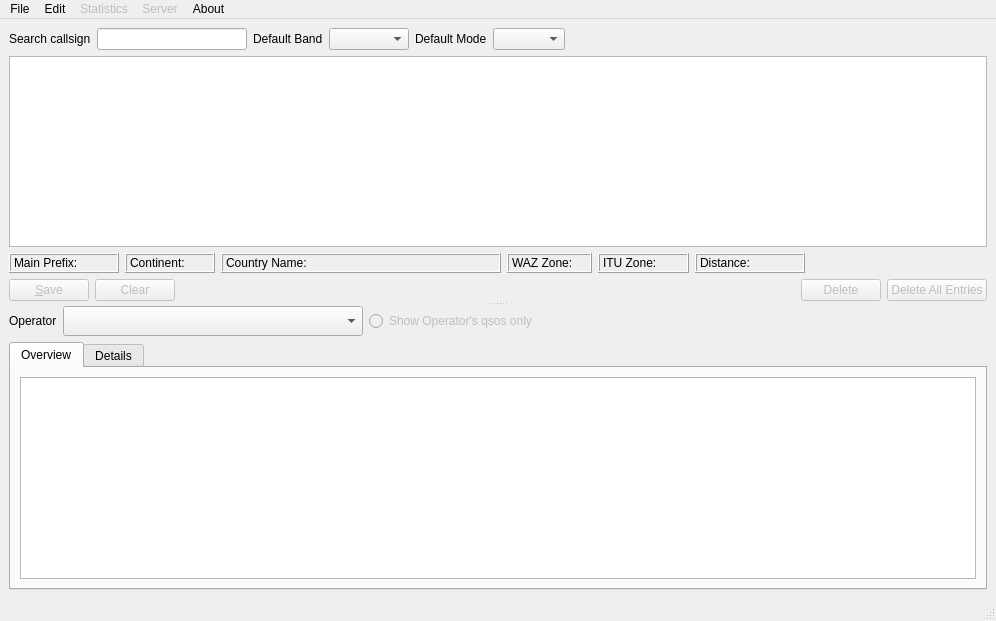
<?xml version="1.0" encoding="UTF-8"?>
<ui version="4.0">
 <author>Volker Schroer</author>
 <class>MainWindow</class>
 <widget class="QMainWindow" name="MainWindow">
  <property name="geometry">
   <rect>
    <x>0</x>
    <y>0</y>
    <width>996</width>
    <height>621</height>
   </rect>
  </property>
  <property name="sizePolicy">
   <sizepolicy hsizetype="Expanding" vsizetype="Expanding">
    <horstretch>0</horstretch>
    <verstretch>0</verstretch>
   </sizepolicy>
  </property>
  <property name="minimumSize">
   <size>
    <width>600</width>
    <height>400</height>
   </size>
  </property>
  <property name="sizeIncrement">
   <size>
    <width>15</width>
    <height>10</height>
   </size>
  </property>
  <property name="windowTitle">
   <string>LinLogBook</string>
  </property>
  <property name="windowIcon">
   <iconset>
    <normaloff>.</normaloff>.</iconset>
  </property>
  <property name="animated">
   <bool>true</bool>
  </property>
  <widget class="QWidget" name="centralwidget">
   <property name="sizePolicy">
    <sizepolicy hsizetype="Expanding" vsizetype="Expanding">
     <horstretch>0</horstretch>
     <verstretch>0</verstretch>
    </sizepolicy>
   </property>
   <property name="minimumSize">
    <size>
     <width>600</width>
     <height>350</height>
    </size>
   </property>
   <layout class="QGridLayout" name="gridLayout">
    <item row="0" column="0">
     <widget class="QSplitter" name="splitter">
      <property name="cursor">
       <cursorShape>ArrowCursor</cursorShape>
      </property>
      <property name="frameShape">
       <enum>QFrame::NoFrame</enum>
      </property>
      <property name="frameShadow">
       <enum>QFrame::Plain</enum>
      </property>
      <property name="lineWidth">
       <number>1</number>
      </property>
      <property name="midLineWidth">
       <number>0</number>
      </property>
      <property name="orientation">
       <enum>Qt::Vertical</enum>
      </property>
      <property name="handleWidth">
       <number>5</number>
      </property>
      <property name="childrenCollapsible">
       <bool>false</bool>
      </property>
      <widget class="QWidget" name="layoutWidget">
       <layout class="QVBoxLayout" name="verticalLayout_2">
        <item>
         <layout class="QHBoxLayout" name="horizontalLayout_2">
          <item>
           <widget class="QLabel" name="label">
            <property name="sizePolicy">
             <sizepolicy hsizetype="Preferred" vsizetype="Fixed">
              <horstretch>0</horstretch>
              <verstretch>0</verstretch>
             </sizepolicy>
            </property>
            <property name="minimumSize">
             <size>
              <width>50</width>
              <height>20</height>
             </size>
            </property>
            <property name="text">
             <string>Search callsign</string>
            </property>
            <property name="textFormat">
             <enum>Qt::PlainText</enum>
            </property>
            <property name="scaledContents">
             <bool>false</bool>
            </property>
            <property name="alignment">
             <set>Qt::AlignLeading|Qt::AlignLeft|Qt::AlignVCenter</set>
            </property>
            <property name="indent">
             <number>0</number>
            </property>
            <property name="textInteractionFlags">
             <set>Qt::NoTextInteraction</set>
            </property>
           </widget>
          </item>
          <item>
           <widget class="QLineEdit" name="findCallsign">
            <property name="minimumSize">
             <size>
              <width>100</width>
              <height>0</height>
             </size>
            </property>
            <property name="maximumSize">
             <size>
              <width>150</width>
              <height>16777215</height>
             </size>
            </property>
           </widget>
          </item>
          <item>
           <widget class="QLabel" name="label_2">
            <property name="sizePolicy">
             <sizepolicy hsizetype="Minimum" vsizetype="Fixed">
              <horstretch>0</horstretch>
              <verstretch>0</verstretch>
             </sizepolicy>
            </property>
            <property name="text">
             <string>Default Band</string>
            </property>
           </widget>
          </item>
          <item>
           <widget class="QComboBox" name="defaultBand">
            <property name="minimumSize">
             <size>
              <width>80</width>
              <height>0</height>
             </size>
            </property>
            <property name="sizeAdjustPolicy">
             <enum>QComboBox::AdjustToContents</enum>
            </property>
           </widget>
          </item>
          <item>
           <widget class="QLabel" name="label_3">
            <property name="sizePolicy">
             <sizepolicy hsizetype="Minimum" vsizetype="Fixed">
              <horstretch>0</horstretch>
              <verstretch>0</verstretch>
             </sizepolicy>
            </property>
            <property name="text">
             <string>Default Mode</string>
            </property>
           </widget>
          </item>
          <item>
           <widget class="QComboBox" name="defaultMode"/>
          </item>
          <item>
           <spacer>
            <property name="orientation">
             <enum>Qt::Horizontal</enum>
            </property>
            <property name="sizeHint" stdset="0">
             <size>
              <width>13</width>
              <height>20</height>
             </size>
            </property>
           </spacer>
          </item>
         </layout>
        </item>
        <item>
         <widget class="EditQsoView" name="editQsoRecord">
          <property name="sizePolicy">
           <sizepolicy hsizetype="Expanding" vsizetype="MinimumExpanding">
            <horstretch>1</horstretch>
            <verstretch>1</verstretch>
           </sizepolicy>
          </property>
          <property name="minimumSize">
           <size>
            <width>500</width>
            <height>80</height>
           </size>
          </property>
          <property name="sizeIncrement">
           <size>
            <width>10</width>
            <height>1</height>
           </size>
          </property>
          <property name="baseSize">
           <size>
            <width>0</width>
            <height>0</height>
           </size>
          </property>
         </widget>
        </item>
        <item>
         <layout class="QHBoxLayout">
          <item>
           <widget class="QLabel" name="mainPrefix">
            <property name="minimumSize">
             <size>
              <width>110</width>
              <height>0</height>
             </size>
            </property>
            <property name="contextMenuPolicy">
             <enum>Qt::NoContextMenu</enum>
            </property>
            <property name="frameShape">
             <enum>QFrame::Box</enum>
            </property>
            <property name="frameShadow">
             <enum>QFrame::Raised</enum>
            </property>
            <property name="text">
             <string>Main Prefix:</string>
            </property>
            <property name="textFormat">
             <enum>Qt::PlainText</enum>
            </property>
            <property name="textInteractionFlags">
             <set>Qt::NoTextInteraction</set>
            </property>
           </widget>
          </item>
          <item>
           <widget class="QLabel" name="continent">
            <property name="minimumSize">
             <size>
              <width>90</width>
              <height>0</height>
             </size>
            </property>
            <property name="frameShape">
             <enum>QFrame::Box</enum>
            </property>
            <property name="frameShadow">
             <enum>QFrame::Raised</enum>
            </property>
            <property name="text">
             <string>Continent: </string>
            </property>
           </widget>
          </item>
          <item>
           <widget class="QLabel" name="countryName">
            <property name="minimumSize">
             <size>
              <width>280</width>
              <height>0</height>
             </size>
            </property>
            <property name="frameShape">
             <enum>QFrame::Box</enum>
            </property>
            <property name="frameShadow">
             <enum>QFrame::Raised</enum>
            </property>
            <property name="text">
             <string>Country Name:</string>
            </property>
            <property name="textFormat">
             <enum>Qt::PlainText</enum>
            </property>
            <property name="textInteractionFlags">
             <set>Qt::NoTextInteraction</set>
            </property>
           </widget>
          </item>
          <item>
           <widget class="QLabel" name="wazZone">
            <property name="minimumSize">
             <size>
              <width>85</width>
              <height>0</height>
             </size>
            </property>
            <property name="frameShape">
             <enum>QFrame::Box</enum>
            </property>
            <property name="frameShadow">
             <enum>QFrame::Raised</enum>
            </property>
            <property name="text">
             <string>WAZ Zone:</string>
            </property>
            <property name="textFormat">
             <enum>Qt::PlainText</enum>
            </property>
           </widget>
          </item>
          <item>
           <widget class="QLabel" name="ituZone">
            <property name="minimumSize">
             <size>
              <width>91</width>
              <height>0</height>
             </size>
            </property>
            <property name="frameShape">
             <enum>QFrame::Box</enum>
            </property>
            <property name="frameShadow">
             <enum>QFrame::Raised</enum>
            </property>
            <property name="text">
             <string>ITU Zone:</string>
            </property>
            <property name="textFormat">
             <enum>Qt::PlainText</enum>
            </property>
           </widget>
          </item>
          <item>
           <widget class="QLabel" name="distanceValue">
            <property name="minimumSize">
             <size>
              <width>110</width>
              <height>0</height>
             </size>
            </property>
            <property name="frameShape">
             <enum>QFrame::Box</enum>
            </property>
            <property name="frameShadow">
             <enum>QFrame::Raised</enum>
            </property>
            <property name="text">
             <string>Distance: </string>
            </property>
           </widget>
          </item>
          <item>
           <spacer>
            <property name="orientation">
             <enum>Qt::Horizontal</enum>
            </property>
            <property name="sizeHint" stdset="0">
             <size>
              <width>21</width>
              <height>20</height>
             </size>
            </property>
           </spacer>
          </item>
         </layout>
        </item>
        <item>
         <layout class="QHBoxLayout" name="horizontalLayout">
          <item>
           <widget class="QPushButton" name="saveRecord">
            <property name="enabled">
             <bool>false</bool>
            </property>
            <property name="sizePolicy">
             <sizepolicy hsizetype="Preferred" vsizetype="Fixed">
              <horstretch>0</horstretch>
              <verstretch>0</verstretch>
             </sizepolicy>
            </property>
            <property name="minimumSize">
             <size>
              <width>50</width>
              <height>20</height>
             </size>
            </property>
            <property name="maximumSize">
             <size>
              <width>16777215</width>
              <height>16777215</height>
             </size>
            </property>
            <property name="sizeIncrement">
             <size>
              <width>0</width>
              <height>0</height>
             </size>
            </property>
            <property name="baseSize">
             <size>
              <width>50</width>
              <height>20</height>
             </size>
            </property>
            <property name="text">
             <string>&amp;Save</string>
            </property>
            <property name="shortcut">
             <string>Alt+S</string>
            </property>
           </widget>
          </item>
          <item>
           <widget class="QPushButton" name="clearRecord">
            <property name="enabled">
             <bool>false</bool>
            </property>
            <property name="sizePolicy">
             <sizepolicy hsizetype="Preferred" vsizetype="Fixed">
              <horstretch>0</horstretch>
              <verstretch>0</verstretch>
             </sizepolicy>
            </property>
            <property name="minimumSize">
             <size>
              <width>40</width>
              <height>20</height>
             </size>
            </property>
            <property name="sizeIncrement">
             <size>
              <width>0</width>
              <height>0</height>
             </size>
            </property>
            <property name="baseSize">
             <size>
              <width>40</width>
              <height>20</height>
             </size>
            </property>
            <property name="text">
             <string>Clear</string>
            </property>
           </widget>
          </item>
          <item>
           <spacer>
            <property name="orientation">
             <enum>Qt::Horizontal</enum>
            </property>
            <property name="sizeHint" stdset="0">
             <size>
              <width>30</width>
              <height>20</height>
             </size>
            </property>
           </spacer>
          </item>
          <item>
           <widget class="QPushButton" name="deleteRecord">
            <property name="enabled">
             <bool>false</bool>
            </property>
            <property name="sizePolicy">
             <sizepolicy hsizetype="Preferred" vsizetype="Fixed">
              <horstretch>5</horstretch>
              <verstretch>0</verstretch>
             </sizepolicy>
            </property>
            <property name="maximumSize">
             <size>
              <width>80</width>
              <height>16777215</height>
             </size>
            </property>
            <property name="baseSize">
             <size>
              <width>50</width>
              <height>20</height>
             </size>
            </property>
            <property name="text">
             <string>Delete</string>
            </property>
           </widget>
          </item>
          <item>
           <widget class="QPushButton" name="deleteAll">
            <property name="enabled">
             <bool>false</bool>
            </property>
            <property name="minimumSize">
             <size>
              <width>100</width>
              <height>0</height>
             </size>
            </property>
            <property name="baseSize">
             <size>
              <width>100</width>
              <height>0</height>
             </size>
            </property>
            <property name="text">
             <string>Delete All Entries</string>
            </property>
           </widget>
          </item>
         </layout>
        </item>
       </layout>
      </widget>
      <widget class="QWidget" name="layoutWidget1">
       <layout class="QVBoxLayout" name="verticalLayout_3">
        <item>
         <layout class="QHBoxLayout" name="horizontalLayout_3">
          <item>
           <widget class="QLabel" name="localOp">
            <property name="minimumSize">
             <size>
              <width>0</width>
              <height>30</height>
             </size>
            </property>
            <property name="text">
             <string>Operator</string>
            </property>
           </widget>
          </item>
          <item>
           <widget class="QComboBox" name="opCallsign">
            <property name="sizePolicy">
             <sizepolicy hsizetype="Minimum" vsizetype="Preferred">
              <horstretch>10</horstretch>
              <verstretch>0</verstretch>
             </sizepolicy>
            </property>
            <property name="minimumSize">
             <size>
              <width>50</width>
              <height>30</height>
             </size>
            </property>
            <property name="maximumSize">
             <size>
              <width>300</width>
              <height>16777215</height>
             </size>
            </property>
            <property name="sizeAdjustPolicy">
             <enum>QComboBox::AdjustToContents</enum>
            </property>
            <property name="minimumContentsLength">
             <number>100</number>
            </property>
           </widget>
          </item>
          <item>
           <widget class="QRadioButton" name="showAllQsos">
            <property name="enabled">
             <bool>false</bool>
            </property>
            <property name="sizePolicy">
             <sizepolicy hsizetype="Minimum" vsizetype="Preferred">
              <horstretch>0</horstretch>
              <verstretch>0</verstretch>
             </sizepolicy>
            </property>
            <property name="minimumSize">
             <size>
              <width>0</width>
              <height>30</height>
             </size>
            </property>
            <property name="toolTip">
             <string>Shows all / only selected Ops qsos</string>
            </property>
            <property name="text">
             <string>Show Operator's qsos only</string>
            </property>
           </widget>
          </item>
          <item>
           <spacer name="horizontalSpacer_2">
            <property name="orientation">
             <enum>Qt::Horizontal</enum>
            </property>
            <property name="sizeHint" stdset="0">
             <size>
              <width>10</width>
              <height>20</height>
             </size>
            </property>
           </spacer>
          </item>
         </layout>
        </item>
        <item>
         <widget class="QTabWidget" name="differentViews">
          <property name="currentIndex">
           <number>0</number>
          </property>
          <widget class="QWidget" name="widget2">
           <attribute name="title">
            <string>Overview</string>
           </attribute>
           <layout class="QVBoxLayout" name="verticalLayout">
            <item>
             <widget class="QTableView" name="qsoList">
              <property name="sizePolicy">
               <sizepolicy hsizetype="Expanding" vsizetype="Expanding">
                <horstretch>2</horstretch>
                <verstretch>1</verstretch>
               </sizepolicy>
              </property>
              <property name="minimumSize">
               <size>
                <width>0</width>
                <height>200</height>
               </size>
              </property>
              <property name="sizeIncrement">
               <size>
                <width>10</width>
                <height>10</height>
               </size>
              </property>
              <property name="baseSize">
               <size>
                <width>580</width>
                <height>150</height>
               </size>
              </property>
              <property name="sortingEnabled">
               <bool>true</bool>
              </property>
             </widget>
            </item>
           </layout>
          </widget>
          <widget class="QWidget" name="tab2">
           <property name="enabled">
            <bool>true</bool>
           </property>
           <attribute name="title">
            <string>Details</string>
           </attribute>
           <layout class="QGridLayout" name="gridLayout_2">
            <item row="0" column="0">
             <widget class="DetailView" name="detailView" native="true"/>
            </item>
           </layout>
          </widget>
         </widget>
        </item>
       </layout>
      </widget>
     </widget>
    </item>
   </layout>
  </widget>
  <widget class="QMenuBar" name="menubar">
   <property name="geometry">
    <rect>
     <x>0</x>
     <y>0</y>
     <width>996</width>
     <height>23</height>
    </rect>
   </property>
   <property name="defaultUp">
    <bool>false</bool>
   </property>
   <widget class="QMenu" name="menuAbout">
    <property name="title">
     <string>About</string>
    </property>
    <addaction name="actionAboutLinLogBook"/>
    <addaction name="actionAboutctydat"/>
    <addaction name="actionAboutQT"/>
   </widget>
   <widget class="QMenu" name="menuFile">
    <property name="statusTip">
     <string>Opens / creates Database</string>
    </property>
    <property name="title">
     <string>File</string>
    </property>
    <addaction name="actionOpenDatabase"/>
    <addaction name="actionNewDatabase"/>
    <addaction name="separator"/>
    <addaction name="actionExportforEQSLUpload"/>
    <addaction name="actionExportforLotWUpload"/>
    <addaction name="separator"/>
    <addaction name="actionPrintQSLCard"/>
    <addaction name="separator"/>
    <addaction name="actionImportAdifFile"/>
    <addaction name="actionExportAdifFile"/>
    <addaction name="separator"/>
    <addaction name="actionImportCtyDat"/>
    <addaction name="separator"/>
    <addaction name="actionSaveDatabaseDefinition"/>
    <addaction name="actionSaveViews"/>
    <addaction name="separator"/>
    <addaction name="actionQuit"/>
   </widget>
   <widget class="QMenu" name="menuSettings">
    <property name="geometry">
     <rect>
      <x>252</x>
      <y>156</y>
      <width>191</width>
      <height>216</height>
     </rect>
    </property>
    <property name="layoutDirection">
     <enum>Qt::LeftToRight</enum>
    </property>
    <property name="title">
     <string>Edit</string>
    </property>
    <widget class="QMenu" name="menuPreferences">
     <property name="title">
      <string>Preferences</string>
     </property>
     <addaction name="actionEditOperatorData"/>
     <addaction name="actionGeneralSettings"/>
    </widget>
    <addaction name="actionCreateBaseTables"/>
    <addaction name="actionDefineDatabaseFields"/>
    <addaction name="actionCreateQSOTable"/>
    <addaction name="separator"/>
    <addaction name="separator"/>
    <addaction name="actionUpdateBaseTables"/>
    <addaction name="separator"/>
    <addaction name="actionQSLCardSetup"/>
    <addaction name="separator"/>
    <addaction name="menuPreferences"/>
   </widget>
   <widget class="QMenu" name="menuServer">
    <property name="enabled">
     <bool>false</bool>
    </property>
    <property name="title">
     <string>Server</string>
    </property>
    <addaction name="actionStartServer"/>
    <addaction name="actionStopServer"/>
   </widget>
   <widget class="QMenu" name="menuStatistics">
    <property name="enabled">
     <bool>false</bool>
    </property>
    <property name="title">
     <string>Statistics</string>
    </property>
   </widget>
   <addaction name="menuFile"/>
   <addaction name="menuSettings"/>
   <addaction name="menuStatistics"/>
   <addaction name="menuServer"/>
   <addaction name="menuAbout"/>
  </widget>
  <widget class="QStatusBar" name="statusbar"/>
  <action name="actionOpenDatabase">
   <property name="text">
    <string>Open Database</string>
   </property>
   <property name="toolTip">
    <string>Opens an existing Database</string>
   </property>
   <property name="statusTip">
    <string>Opens an existing Database</string>
   </property>
  </action>
  <action name="actionDefineDatabaseFields">
   <property name="enabled">
    <bool>false</bool>
   </property>
   <property name="text">
    <string>Define Database Fields</string>
   </property>
   <property name="statusTip">
    <string>Define Database Fields you want to use</string>
   </property>
  </action>
  <action name="actionImportAdifFile">
   <property name="enabled">
    <bool>false</bool>
   </property>
   <property name="text">
    <string>Import Adif File</string>
   </property>
   <property name="statusTip">
    <string>Import Data from an existig Adif File</string>
   </property>
  </action>
  <action name="actionExportAdifFile">
   <property name="enabled">
    <bool>false</bool>
   </property>
   <property name="text">
    <string>Export Adif File</string>
   </property>
   <property name="toolTip">
    <string>Export Data to File in Adif File</string>
   </property>
   <property name="statusTip">
    <string>Export Data to File in ADIF Format</string>
   </property>
  </action>
  <action name="actionAboutLinLogBook">
   <property name="text">
    <string>About LinLogBook</string>
   </property>
  </action>
  <action name="actionNewDatabase">
   <property name="text">
    <string>New Database</string>
   </property>
   <property name="toolTip">
    <string>Creates a new Database</string>
   </property>
  </action>
  <action name="actionCreateBaseTables">
   <property name="enabled">
    <bool>false</bool>
   </property>
   <property name="text">
    <string>Create Base Tables</string>
   </property>
  </action>
  <action name="actionQuit">
   <property name="text">
    <string>Quit</string>
   </property>
  </action>
  <action name="actionCreateQSOTable">
   <property name="enabled">
    <bool>false</bool>
   </property>
   <property name="text">
    <string>Create QSO Table</string>
   </property>
  </action>
  <action name="actionStartServer">
   <property name="enabled">
    <bool>true</bool>
   </property>
   <property name="text">
    <string>Start Server</string>
   </property>
   <property name="toolTip">
    <string>Starts LinLogBook as Server</string>
   </property>
  </action>
  <action name="actionStopServer">
   <property name="enabled">
    <bool>false</bool>
   </property>
   <property name="text">
    <string>Stop Server</string>
   </property>
   <property name="toolTip">
    <string>Stop LinLogBook Server</string>
   </property>
  </action>
  <action name="actionGenerateAdif">
   <property name="enabled">
    <bool>false</bool>
   </property>
   <property name="text">
    <string>Generate ADIF File  of unconfirmed qsos</string>
   </property>
   <property name="toolTip">
    <string>Generate ADIF File  of unconfirmed qsos and mark qsos as confirmed</string>
   </property>
  </action>
  <action name="actionSaveDatabaseDefinition">
   <property name="enabled">
    <bool>false</bool>
   </property>
   <property name="text">
    <string>Save Database Definition</string>
   </property>
   <property name="toolTip">
    <string>Save Database Definition to File</string>
   </property>
  </action>
  <action name="actionExport_QSO_Data_for_ADIF_Upload">
   <property name="text">
    <string>Export QSO Data for ADIF Upload</string>
   </property>
  </action>
  <action name="actionExportforEQSLUpload">
   <property name="enabled">
    <bool>false</bool>
   </property>
   <property name="text">
    <string>Export for EQSL Upload</string>
   </property>
   <property name="toolTip">
    <string>Export QSO Data  for EQSL Upload</string>
   </property>
   <property name="visible">
    <bool>false</bool>
   </property>
  </action>
  <action name="actionUpdateBaseTables">
   <property name="enabled">
    <bool>false</bool>
   </property>
   <property name="text">
    <string>Update Base Tables</string>
   </property>
  </action>
  <action name="actionImportCtyDat">
   <property name="enabled">
    <bool>false</bool>
   </property>
   <property name="text">
    <string>Import cty.dat</string>
   </property>
  </action>
  <action name="actionShowStatistic">
   <property name="text">
    <string>Show Statistic</string>
   </property>
   <property name="toolTip">
    <string>Counts qsos for Country Band Modes</string>
   </property>
  </action>
  <action name="actionAboutctydat">
   <property name="text">
    <string>About cty.dat</string>
   </property>
  </action>
  <action name="actionAboutQT">
   <property name="text">
    <string>About QT</string>
   </property>
  </action>
  <action name="actionDefine_Database_Tables">
   <property name="text">
    <string>Define Database Tables</string>
   </property>
  </action>
  <action name="actionSaveViews">
   <property name="enabled">
    <bool>false</bool>
   </property>
   <property name="text">
    <string>Save Views</string>
   </property>
  </action>
  <action name="actionPrintQSLCard">
   <property name="enabled">
    <bool>false</bool>
   </property>
   <property name="text">
    <string>Print QSL Card</string>
   </property>
   <property name="visible">
    <bool>false</bool>
   </property>
  </action>
  <action name="actionQSLCardSetup">
   <property name="enabled">
    <bool>false</bool>
   </property>
   <property name="text">
    <string>QSL Card Setup</string>
   </property>
  </action>
  <action name="actionExportforLotWUpload">
   <property name="enabled">
    <bool>false</bool>
   </property>
   <property name="text">
    <string>Export for LotW</string>
   </property>
   <property name="toolTip">
    <string>Exports Data in ADIF format for LotW upload</string>
   </property>
   <property name="visible">
    <bool>false</bool>
   </property>
  </action>
  <action name="actionEditOperatorData">
   <property name="enabled">
    <bool>false</bool>
   </property>
   <property name="text">
    <string>Edit Operator data</string>
   </property>
  </action>
  <action name="actionGeneralSettings">
   <property name="text">
    <string>General Settings</string>
   </property>
  </action>
  <action name="actionDefine_eqsl_export_fields">
   <property name="enabled">
    <bool>false</bool>
   </property>
   <property name="text">
    <string>Select eqsl export fields</string>
   </property>
  </action>
 </widget>
 <customwidgets>
  <customwidget>
   <class>EditQsoView</class>
   <extends>QTableView</extends>
   <header>editqsoview.h</header>
  </customwidget>
  <customwidget>
   <class>DetailView</class>
   <extends>QWidget</extends>
   <header>detailview.h</header>
   <container>1</container>
  </customwidget>
 </customwidgets>
 <tabstops>
  <tabstop>findCallsign</tabstop>
  <tabstop>saveRecord</tabstop>
  <tabstop>deleteRecord</tabstop>
 </tabstops>
 <resources/>
 <connections/>
</ui>
